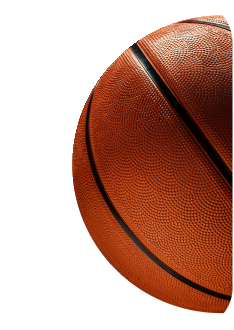
#> input picture src/assets/sports/basketball.png, 234 x 330 px, found by its file name; its folder holds 4 pictures in this run
$ python extract-balls.py
#> lines starting #> are read from the running program, lines starting #| are printed output that depends on the picture; after the words box and inside, x2 and y2 are one past the last pixel; in counts of white or black regions, pixels touching at a corner belong together
"""Cuts the ball artwork out of the exported sport cards.

Figma flattens PNG exports against their background, so the exported card art
arrives with the decorative rings and the card ground baked in. That is fine for
the resting card but wrong for the selected one, where both the ground and the
ring tints change.

Keeping only the ball gives one transparent asset per sport, so the rings can be
drawn in CSS and re-tinted per state instead of shipping two images per sport.

The mask is the intersection of two things:
  * the ball's fitted circle — its left edge and full height give centre and
    radius, since the card clips it on the right only;
  * everything the background flood-fill could NOT reach from the border, which
    trims the antialiased wedge between the circle and the ball's real edge
    while leaving interior light pixels (the football's white panels) intact.
"""

from collections import deque
from PIL import Image, ImageDraw

SPORTS = ["basketball", "football", "tennis", "volleyball"]
GROUND = (247, 250, 252)   # Grey 100 — what Figma flattened the export against
TOLERANCE = 20


def is_ground(pixel: tuple[int, int, int]) -> bool:
    return max(abs(pixel[i] - GROUND[i]) for i in range(3)) <= TOLERANCE


for sport in SPORTS:
    path = f"src/assets/sports/{sport}.png"
    source = Image.open(path).convert("RGB")
    width, height = source.size
#> width = 234; height = 330
    pixels = source.load()

    # 1. Fit the ball circle from the non-ground bounding box.
    xs, ys = [], []
    for y in range(height):
        for x in range(width):
            if not is_ground(pixels[x, y]):
                xs.append(x)
                ys.append(y)
    radius = (max(ys) - min(ys) + 1) / 2
#> radius = 149.5
    centre = (min(xs) + radius, min(ys) + radius)
#> centre = (221.5, 164.5)

    circle = Image.new("L", (width, height), 0)
#> circle: PIL image 234x330 L; every value is 0
    ImageDraw.Draw(circle).ellipse(
        (centre[0] - radius, centre[1] - radius, centre[0] + radius, centre[1] + radius), fill=255
    )
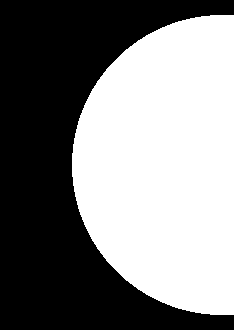
#> circle: PIL image 234x330 L; 50.4% white; 1 black region, box (x1, y1, x2, y2) and area: (0, 0, 234, 330) 38312

    # 2. Flood-fill the ground inwards from every border pixel.
    exterior = bytearray(width * height)
    queue = deque()
    for x in range(width):
        for y in (0, height - 1):
            queue.append((x, y))
    for y in range(height):
        for x in (0, width - 1):
            queue.append((x, y))

    while queue:
        x, y = queue.popleft()
        index = y * width + x
        if exterior[index] or not is_ground(pixels[x, y]):
            continue
        exterior[index] = 1
        for dx, dy in ((1, 0), (-1, 0), (0, 1), (0, -1)):
            nx, ny = x + dx, y + dy
            if 0 <= nx < width and 0 <= ny < height and not exterior[ny * width + nx]:
                queue.append((nx, ny))

    mask = circle.load()
    for y in range(height):
        for x in range(width):
            if exterior[y * width + x]:
                mask[x, y] = 0

    out = source.convert("RGBA")
    out.putalpha(circle)
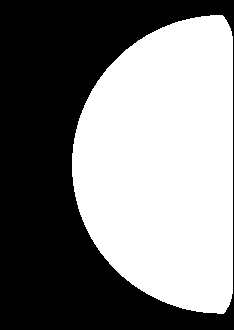
#> circle: PIL image 234x330 L; 49.6% white; 1 white region, box (x1, y1, x2, y2) and area: (72, 15, 233, 314) 38318
#> out is the input picture: PIL image 234x330 RGBA; mean R, G, B, A 190.6, 151.5, 138.7, 126.5
    out.save(path, optimize=True)
    print(f"{sport}: centre=({centre[0]:.0f},{centre[1]:.0f}) d={radius * 2:.0f}px @3x")
#| basketball: centre=(222,164) d=299px @3x
#> pass 2 of the loop `for sport in SPORTS:`:
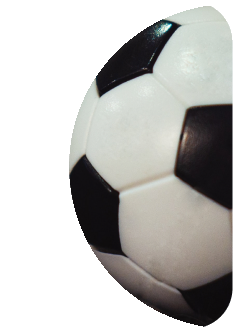
#> input picture src/assets/sports/football.png, 234 x 330 px, found by its file name
#> `ImageDraw.Draw(circle).ellipse( (centre[0] - radius, centre[1] - radiu..`:
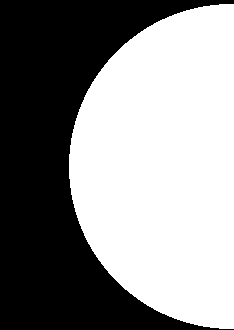
#> circle: PIL image 234x330 L; 54.7% white; 1 black region, box (x1, y1, x2, y2) and area: (0, 0, 234, 330) 34955
#> `out.putalpha(circle)`:
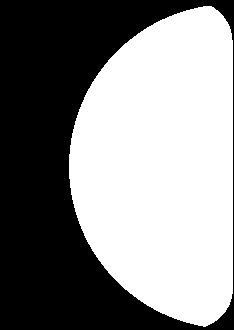
#> circle: PIL image 234x330 L; 53.5% white; 1 black region, box (x1, y1, x2, y2) and area: (0, 0, 234, 330) 35892
#> out is the input picture: PIL image 234x330 RGBA; mean R, G, B, A 186, 185.7, 183.8, 136.5
#| football: centre=(231,166) d=324px @3x
#> pass 3 of the loop `for sport in SPORTS:`:
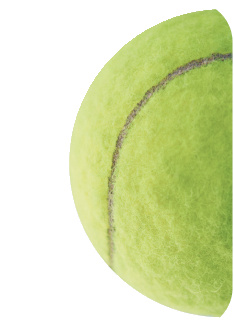
#> input picture src/assets/sports/tennis.png, 234 x 330 px, found by its file name
#> `ImageDraw.Draw(circle).ellipse( (centre[0] - radius, centre[1] - radiu..`:
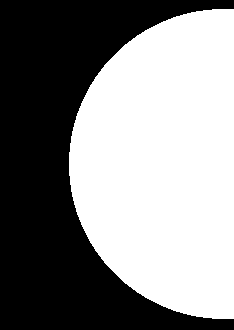
#> circle: PIL image 234x330 L; 52.8% white; 1 black region, box (x1, y1, x2, y2) and area: (0, 0, 234, 330) 36422
#> `out.putalpha(circle)`:
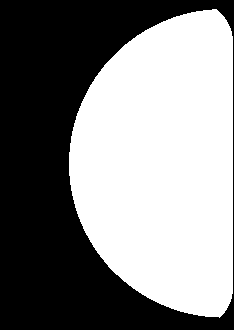
#> circle: PIL image 234x330 L; 51.8% white; 1 black region, box (x1, y1, x2, y2) and area: (0, 0, 234, 330) 37192
#> out is the input picture: PIL image 234x330 RGBA; mean R, G, B, A 212.6, 223.1, 174.2, 132.2
#| tennis: centre=(224,164) d=309px @3x
#> the loop made 4 passes; the first 3 are shown
